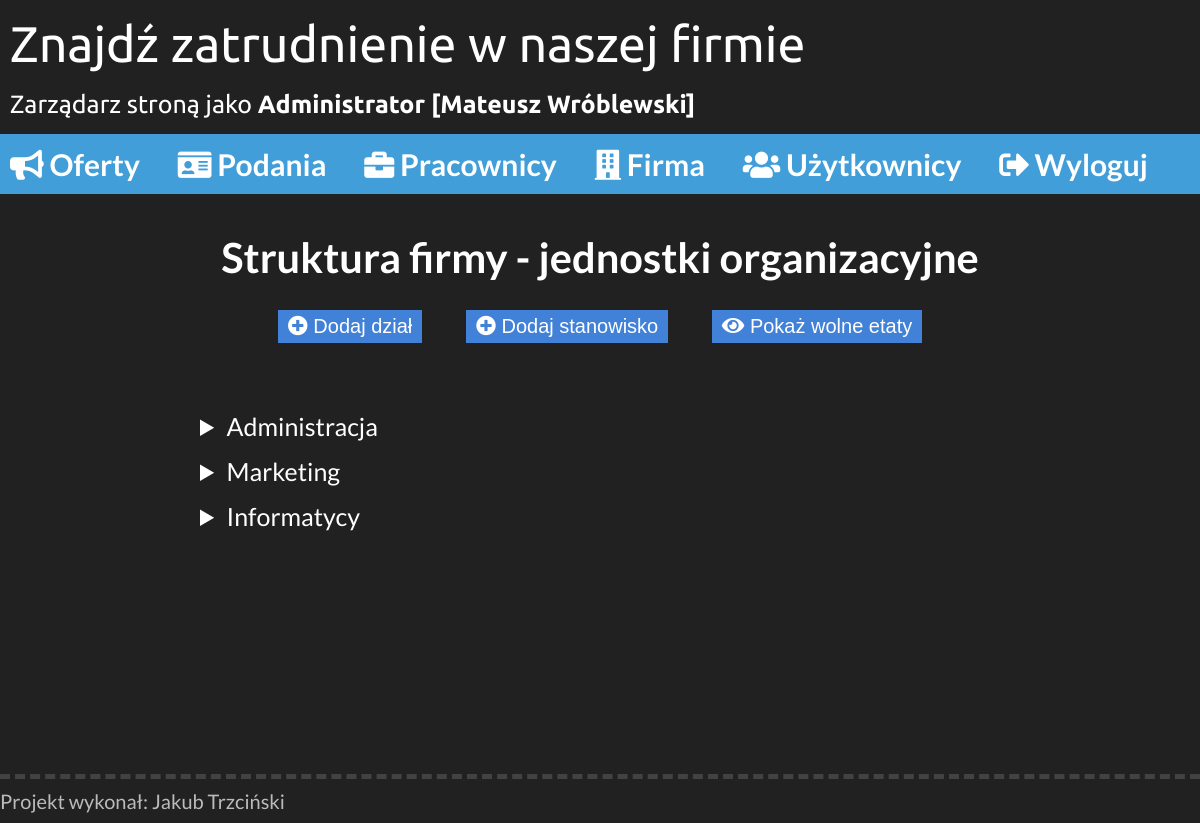
/admin/firma.php (signed in), run on the app's committed database.
### tables this page shows
CREATE TABLE `dzialy` (
  `ID` int(3) NOT NULL,
  `nazwa` varchar(100) NOT NULL
);

### admin/firma.php (the view, shortened to what this page needs)
<!DOCTYPE html>
<html>
<head>
	<link rel="stylesheet" type="text/css" href="../css/style.css">
	<link rel="stylesheet" href="https://use.fontawesome.com/releases/v5.4.1/css/all.css">
</head>
<body>
    <?php include "../skrypty/menu.php"; ?>
    <div class="content">
        <h1>Struktura firmy - jednostki organizacyjne</h1>
        <h3>
            <button onclick="location.href='dodajdzial.php'"><i class="fas fa-plus-circle"></i> Dodaj dział</button>
            <button onclick="location.href='dodajstanowisko.php'"><i class="fas fa-plus-circle"></i> Dodaj stanowisko</button>
            <button onclick="location.href='wolneetaty.php'"><i class="fas fa-eye"></i> Pokaż wolne etaty</button>
        </h3>
        <div class="box">
            <?php
                require_once "../config/database.php";
                if ($pol = mysqli_connect($db_host, $db_user, $db_pass, $db_name)){
                    mysqli_query($pol, "SET NAMES 'utf8'");
                    $zap1 = "SELECT * FROM dzialy";
                    $query1 = mysqli_query($pol, $zap1);
                    while($w1 = mysqli_fetch_array($query1)){
                        echo'
                                <details>
                                    <summary>'.$w1['nazwa'].'</summary>
                                    <a href="edytujdzial.php?id='.$w1['ID'].'" title="Kliknij, aby edytować"><i class="fas fa-edit"></i> Edytuj dział</a>
                                    <br>
                                    <ul>
                        ';
                        echo'
                                    </ul>
                                </details>
                        ';
                    }
                }
            ?>
        </div>
	</div>
    <div class="footer">
        <div class="footer-content">Projekt wykonał: Jakub Trzciński</div>
    </div>
</body>
</html>

### css/style.css (style rules this page uses)
body { margin: 0px; background-color: #212121; color: white; font-family: 'Lato', sans-serif; }
.content { width: 1180px; margin-left: auto; margin-right: auto; padding: 10px; min-height: 70vh; }
.footer { width: 100%; border-top: 5px #424242 dashed; }
.footer-content { width: 1200px; margin: auto; text-align: left; font-size: 20px; color: #bbb; padding-top: 10px; padding-bottom: 10px; }
.box { width: 800px; margin: auto; padding-top: 50px; padding-bottom: 50px; }
h1 { text-align: center; font-size: 260%; }
h3 { text-align: center; }
button { text-align: center; font-size: 20px; background-color: #4181d8; border: none; outline: none; color: white; display: inline-block; padding-left: 10px; padding-right: 10px; margin-left: 20px; margin-right: 20px; padding-top: 5px; padding-bottom: 5px; cursor: pointer; }
details { font-size: 25px; padding-bottom: 15px; }
summary { outline:none; }

### data on the page
dzialy: nazwa "Administracja"
dzialy: nazwa "Marketing"
dzialy: nazwa "Informatycy"

### other printed values
$_SESSION['imie'] "Mateusz"
$_SESSION['nazwisko'] "Wróblewski"
